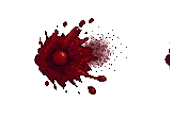
#> input picture art/v7/fx/blood/0.png, 170 x 115 px
$ python -i magma_import.py   (imports and definitions only)
#> lines starting #> are read from the running program, lines starting #| are printed output that depends on the picture; after the words box and inside, x2 and y2 are one past the last pixel; in counts of white or black regions, pixels touching at a corner belong together
"""Magma İskelet Boss paketi → Titan görselleri (z/magma/<anim>_<yön>_<kare>) ve saldırı efektleri (fx/magma_*).

Sayfalar koyu gri, gürültülü zeminli JPG: zemin, büyük ölçekli medyanla tahmin edilen yerel zemin rengine yakın ve
doygunluğu düşük piksellerin kenardan taşma doldurmasıyla silinir (kapalı büyük boşluklar da). Her sayfa 2×4 kare;
kareler sayfa boyunca ortak tuvalle kesilir (titreme yok), çapa ilk karenin ayak tabanı.

  yürüme: 8 yön ayrı çizilmiş (0° ön … 315°)
  bekleme, pençe, yere vurma, ateş püskürtme, hasar, ölüm: ön (0), çapraz (1, 2; sağ-öne çevrilir), arka (3, 4)
  efektler: alev konisi 8, ateş topu 4, pençe izi 4, yere vurma patlaması 4

python3 tools/pixel/magma_import.py <Magma_Boss_2.5D_Tam_Oyun_Paketi dizini>
"""
import glob
import os
import sys

import numpy as np
from PIL import Image, ImageFilter
from scipy import ndimage

HERE = os.path.dirname(os.path.abspath(__file__))
sys.path.insert(0, HERE)
sys.path.insert(0, os.path.join(HERE, "..", "assetgen"))
from atlas_patch import Atlas  # noqa: E402
from creature_import import dist, feat  # noqa: E402
from cutout import crop, flip, to_img  # noqa: E402

WORLD_H = 270.0  # ayakta boy (dünya pikseli)
TEX = 0.6  # kaynak → doku


def key_dark(path, tol=16, sat_tol=16):
#> called with path = '../../art/v7/fx/blood/0.png', tol = 16, sat_tol = 16
    im = Image.open(path).convert("RGB")
    a = np.asarray(im).astype(int)
    H, W, _ = a.shape
#> H = 115; W = 170
    bgl = np.asarray(im.resize((W // 16, H // 16), Image.BOX).filter(ImageFilter.MedianFilter(7)).resize((W, H), Image.BILINEAR)).astype(int)
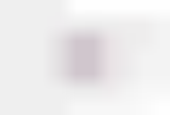
#> bgl: shape (115, 170, 3) int64; mean R, G, B 237.9, 236.4, 237.3
    d = np.abs(a - bgl).max(-1)
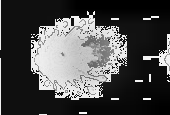
#> d: shape (115, 170) int64; min 0, max 250, mean 75.4
    sat = a.max(-1) - a.min(-1)
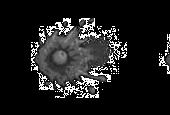
#> sat: shape (115, 170) int64; min 0, max 254, mean 30.7
    # zemin + yere düşen gri gölge (zeminden koyu, renksiz)
    cand = ((d < tol) & (sat < sat_tol)) | ((sat < 9) & (a.max(-1) < bgl.max(-1) + 4) & (a.max(-1) > bgl.max(-1) - 30))
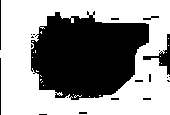
#> cand: shape (115, 170) bool; 58.6% white; 21 black regions (16 under 20 px), largest, box (x1, y1, x2, y2) and area: (31, 11, 149, 100) 7555, (143, 34, 170, 75) 277, (0, 58, 1, 115) 57, (0, 0, 1, 50) 50, (143, 16, 159, 20) 32
    lab, n = ndimage.label(cand)
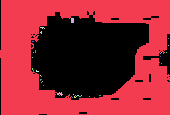
#> lab: shape (115, 170) int32; 38 distinct labels, from 0 to 37; one colour per label, 0 black
#> n = 37
    border = set(np.unique(np.concatenate([lab[0], lab[-1], lab[:, 0], lab[:, -1]]))) - {0}
#> border = 1 item
    sizes = ndimage.sum(np.ones_like(lab), lab, range(n + 1))
#> sizes = 38 values, max 11371 at index 1, min 1 at index 4, mean 514.5
    bg = np.isin(lab, list(border)) | (sizes[lab] > 1500) & cand
    al = np.where(bg, 0, 255).astype(np.uint8)
    fg = al > 0
    lab2, n2 = ndimage.label(fg)
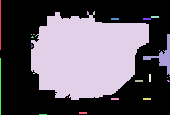
#> lab2: shape (115, 170) int32; 29 distinct labels, from 0 to 28; one colour per label, 0 black
#> n2 = 28
    s2 = ndimage.sum(fg, lab2, range(n2 + 1))
#> s2 = 29 values, max 7613 at index 4, min 0 at index 0, mean 282
    al[(s2[lab2] < 60) & fg] = 0
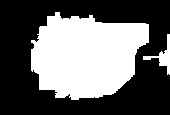
#> al: shape (115, 170); 40.4% white; 2 white regions, box (x1, y1, x2, y2) and area: (31, 12, 149, 100) 7613, (143, 34, 170, 75) 283
    return np.dstack([a.astype(np.uint8), al])


def cells(a, rows=2, cols=4):
    H, W = a.shape[:2]
    return [a[int(r * H / rows):int((r + 1) * H / rows), int(c * W / cols):int((c + 1) * W / cols)] for r in range(rows) for c in range(cols)]


# [87 lines left out: functions frames, scaled, main, not called in this run]


# [2 lines not run here, left out]

>>> result = key_dark('../../art/v7/fx/blood/0.png')

$ run again, on art/v7/fx/blood_pool/1.png
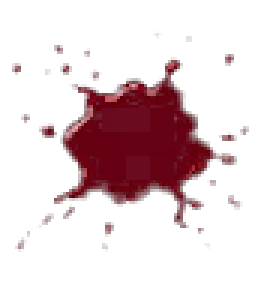
#> input picture art/v7/fx/blood_pool/1.png, 91 x 97 px (shown 3 times larger)
#> cand: shape (97, 91) bool; 74.6% white; 44 black regions (41 under 20 px), largest, box (x1, y1, x2, y2) and area: (12, 18, 82, 78) 1977, (5, 70, 18, 84) 46, (75, 65, 81, 70) 20
#> lab: shape (97, 91) int32; 5 distinct labels, from 0 to 4
#> n = 4
#> border = 1 item
#> sizes = [2246, 6578, 1, 1, 1]
#> bg: shape (97, 91) bool; 74.5% white; 44 black regions (41 under 20 px), largest, box (x1, y1, x2, y2) and area: (12, 18, 82, 78) 1980, (5, 70, 18, 84) 46, (75, 65, 81, 70) 20
#> in key_dark, `lab2, n2 = ndimage.label(fg)`:
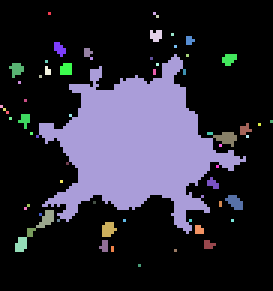
#> lab2: shape (97, 91) int32 (shown 3 times larger); 65 distinct labels, from 0 to 64; one colour per label, 0 black
#> n2 = 64
#> s2 = 65 values, max 1944 at index 10, min 0 at index 0, mean 34.6
#> in key_dark, `return np.dstack([a.astype(np.uint8), al])`:
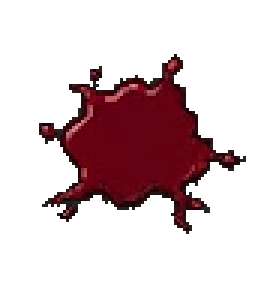
#> returned value: shape (97, 91, 4) (shown 3 times larger); mean of channels 0, 1, 2, 3 56, 37.6, 41.3, 56.2; transparent parts drawn white

$ run again, on art/v7/fx/blood_pool/2.png
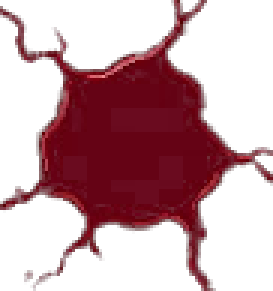
#> input picture art/v7/fx/blood_pool/2.png, 91 x 97 px (shown 3 times larger)
#> cand: shape (97, 91) bool; 51% white; 192 black regions (190 under 20 px), largest, box (x1, y1, x2, y2) and area: (0, 0, 91, 97) 3896, (77, 82, 91, 88) 21
#> lab: shape (97, 91) int32; 24 distinct labels, from 0 to 23
#> n = 23
#> border = 14 items
#> sizes = 24 values, max 4321 at index 0, min 1 at index 1, mean 367.8
#> bg: shape (97, 91) bool; 50.9% white; 192 black regions (190 under 20 px), largest, box (x1, y1, x2, y2) and area: (0, 0, 91, 97) 3905, (77, 82, 91, 88) 22
#> in key_dark, `lab2, n2 = ndimage.label(fg)`:
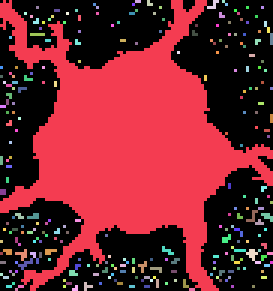
#> lab2: shape (97, 91) int32 (shown 3 times larger); 270 distinct labels, from 0 to 269; one colour per label, 0 black
#> n2 = 269
#> s2 = 270 values, max 3855 at index 1, min 0 at index 0, mean 16.04
#> in key_dark, `return np.dstack([a.astype(np.uint8), al])`:
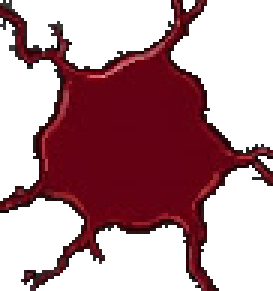
#> returned value: shape (97, 91, 4) (shown 3 times larger); mean of channels 0, 1, 2, 3 65.5, 28.4, 34.8, 111.4; transparent parts drawn white

$ run again, on art/v7/fx/bolt/3.png
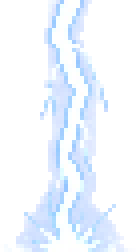
#> input picture art/v7/fx/bolt/3.png, 34 x 63 px (shown 4 times larger)
#> in key_dark, `sat = a.max(-1) - a.min(-1)`:
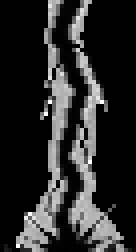
#> sat: shape (63, 34) int64 (shown 4 times larger); min 0, max 255, mean 42.5
#> cand: shape (63, 34) bool; every value is 0
#> lab: shape (63, 34) int32; every value is 0
#> n = 0
#> border = 0 items
#> sizes = [2142]
#> al: shape (63, 34); every value is 255
#> fg: shape (63, 34) bool; every value is 1
#> lab2: shape (63, 34) int32; every value is 1
#> n2 = 1
#> s2 = [0, 2142]
